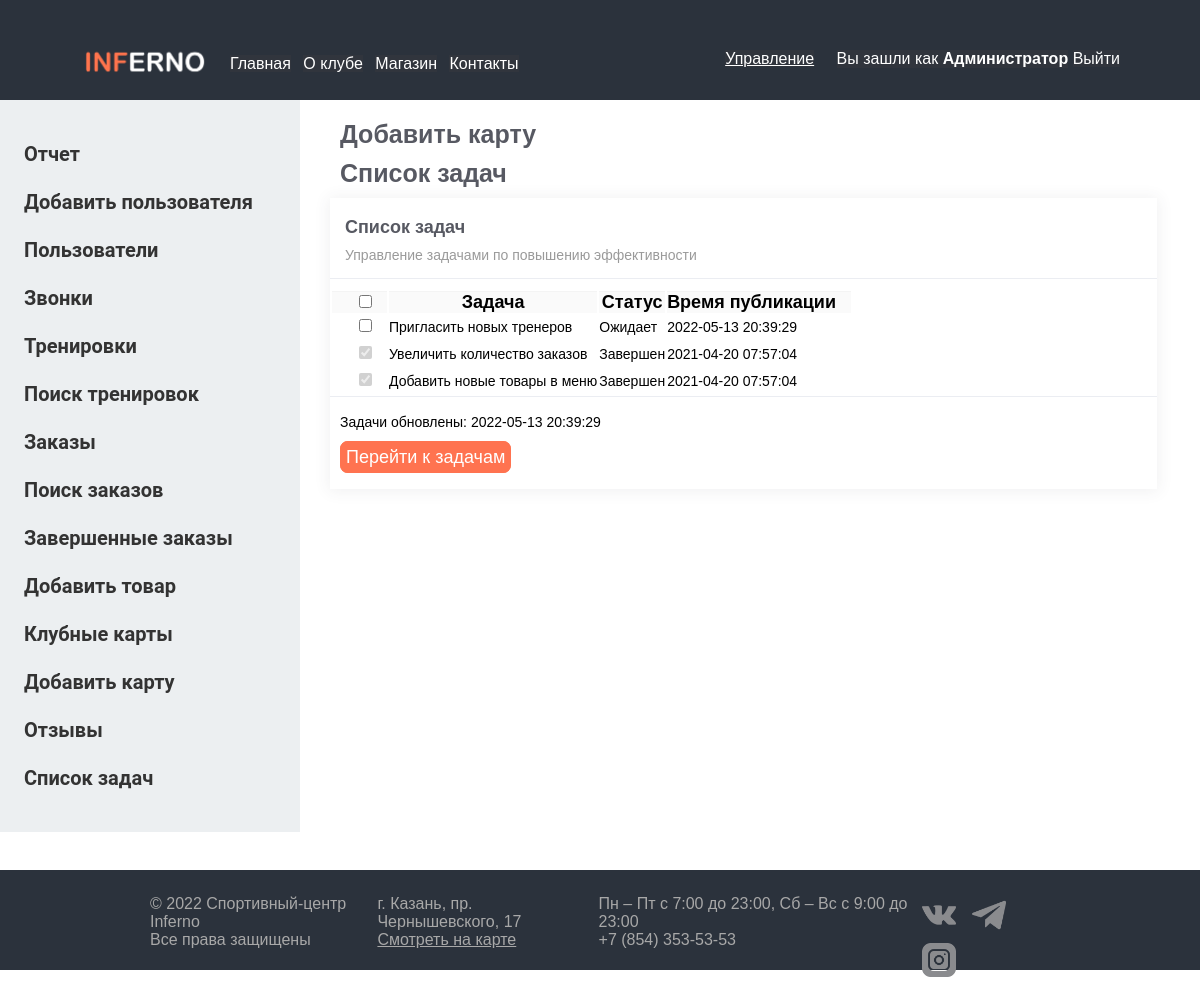
Screenshot of /admin-task.php (signed in) with the database file from the repository.
### tables this page shows
CREATE TABLE `task` (
  `id` int(11) NOT NULL,
  `task` varchar(200) DEFAULT NULL,
  `status` varchar(45) DEFAULT 'Ожидает',
  `ts` timestamp NULL DEFAULT current_timestamp()
);

### admin-task.php (the view, shortened to what this page needs)
<?php session_start();
	$host = 'localhost';
	$user = 'root';
	$password = '';
	$db_name = 'inferno';
	$link = mysqli_connect($host, $user, $password, $db_name);
	mysqli_query($link, "SET NAMES 'utf8'");
	?>
<?php require_once('header.php'); ?>
<?php require_once('header-admin.php'); ?>
<div class="cent" id="admin">
<div class="osntx1">
    <h1 class="zagl">Добавить карту</h1>
        <div class="item1222">
                <h1 class="zagl">Список задач</h1>
                <div class="col-md-6">
                            <div class="card card-tasks">
                                <div class="card-header ">
                                    <h4 class="card-title">Список задач</h4>
                                    <p class="card-category">Управление задачами по повышению эффективности</p>
                                </div>
                                <div class="card-body ">
                                    <div class="table-full-width">
                                        <table class="table">
                                            <thead>
                                            <tr>
                                                <th>
                                                    <div class="form-check">
                                                        <label class="form-check-label">
                                                            <input class="form-check-input  select-all-checkbox" type="checkbox" data-select="checkbox" data-target=".task-select">
                                                        </label>
                                                    </div>
                                                </th>
                                                <th>Задача</th>
                                                <th>Статус</th>
                                                <th>Время публикации</th>
                                            </tr>
                                            </thead>
                                            <tbody>
                                            <?php
                                            $row2 = mysqli_query($link,"SELECT * FROM task ORDER BY id desc");
                                            while($myrow2 = mysqli_fetch_array($row2))
                                            {
                                                if($myrow2['status']=='Завершен') {
                                                    $d= "checked disabled";
                                                }
                                                else {
                                                    $d="";
                                                }
                                                echo "<tr>
                                                    <td>
                                                    <div class='form-check'>
                                                        <label class='form-check-label'>
                                                            <input class='form-check-input task-select'{$d} type='checkbox'>
                                                            <span class='form-check-sign'></span>
                                                        </label>
                                                    </div>
                                                </td>";
                                                echo "<td class='card-body2'>{$myrow2['task']}</td>";
                                                echo "<td class='card-body2'>{$myrow2['status']}</td>";
                                                echo "<td class='card-body2'>{$myrow2['ts']}</td>";
                                                echo "</tr>";
                                            }
                                            ?>
                                            </tbody>
                                        </table>
                                    </div>
                                </div>
                            <div class="div10">
                                <div class="card-footer ">
                                    <div class="stats rep">
                                        Задачи обновлены: <?php $query = mysqli_query($link, 'SELECT * FROM task ORDER BY id desc LIMIT 1');
                                        $data = mysqli_fetch_assoc($query);
                                        echo $data['ts'];?>
                                    </div>
                                </div>
                                      <div class="stats">
                                        <a href="admin-tasks2.php" class='button bt17'>Перейти к задачам</a><br><br>
                                    </div>
                            </div>
                            </div>
                        </div>
                    </div>
            </div></div>
<?php require_once('footer.php') ?>

### css/style.css (style rules this page uses)
* { font-family: "Montserrat", sans-serif; margin: 0; padding: 0; box-sizing: border-box; }
html, body { height: 100%; }
.osntx1 { height: 750px; }
.osntx1 h1 { margin-top: 10px; margin-bottom: 10px; }
.osntx1 p { font-size: 18px; margin-top: 10px; margin-bottom: 10px; }
.cent { margin-left: 330px; font-size: 18px; }
.zagl { color: #575962;; font-size: 25px; margin: 10px; }
.item1222 { width: 95%; }
.bt17 { margin-left: 10px; text-decoration: none; width: 150px; border: 2px solid #ff7350; color: white; font-size: 18px; padding: 4px; background-color: #ff7350; border-radius: 8px; }
.rep { margin-left: 10px; margin-top: 10px; margin-bottom: 10px; }
.card { border-radius: 0px; background-color: #ffffff; margin-bottom: 30px; -webkit-box-shadow: 0px 1px 15px 1px rgba(69, 65, 78, 0.08); -moz-box-shadow: 0px 1px 15px 1px rgba(69, 65, 78, 0.08); box-shadow: 0px 1px 15px 1px rgba(69, 65, 78, 0.08); }
.card .card-header { padding: 15px 15px; background-color: transparent; border-bottom: 1px solid #ebedf2 !important; }
.card .card-title { margin: 0; color: #575962; font-size: 18px; font-weight: 600; line-height: 1.6; }
.card .card-category { margin-top: 5px; font-size: 14px; font-weight: 400; color: #9A9A9A; margin-bottom: 0px; }
.card label { font-size: 14px; font-weight: 400; color: #9A9A9A; margin-bottom: 0px; }
.card .card-body { padding-top: 10px ; }
.card .card-footer { background-color: transparent; line-height: 30px; border-top: 1px solid #ebedf2 !important; font-size: 14px; }
.card-tasks .table thead th { border-top: 1px solid #f4f4f4; background: #fafafa !important; }
.card-tasks .table .form-check { padding: 0 0 0 0.75rem !important; }
.card-tasks .table .form-check label { margin-bottom: 0px !important; }
.card-tasks .table tbody td:first-child, .card-tasks .table thead th:first-child { padding-left: 15px; padding-right: 15px; }
.card-tasks .table tbody td:last-child, .card-tasks .table thead th:last-child { padding-right: 15px; }
.card-tasks .card-body .table td { font-size: 14px; line-height: 1.8; }

### rows the page displays
task: task "Пригласить новых тренеров", status "Ожидает", ts "2022-05-13 20:39:29"
task: task "Увеличить количество заказов", status "Завершен", ts "2021-04-20 07:57:04"
task: task "Добавить новые товары в меню", status "Завершен", ts "2021-04-20 07:57:04"

### other values shown
$_SESSION['name'] "Администратор"
